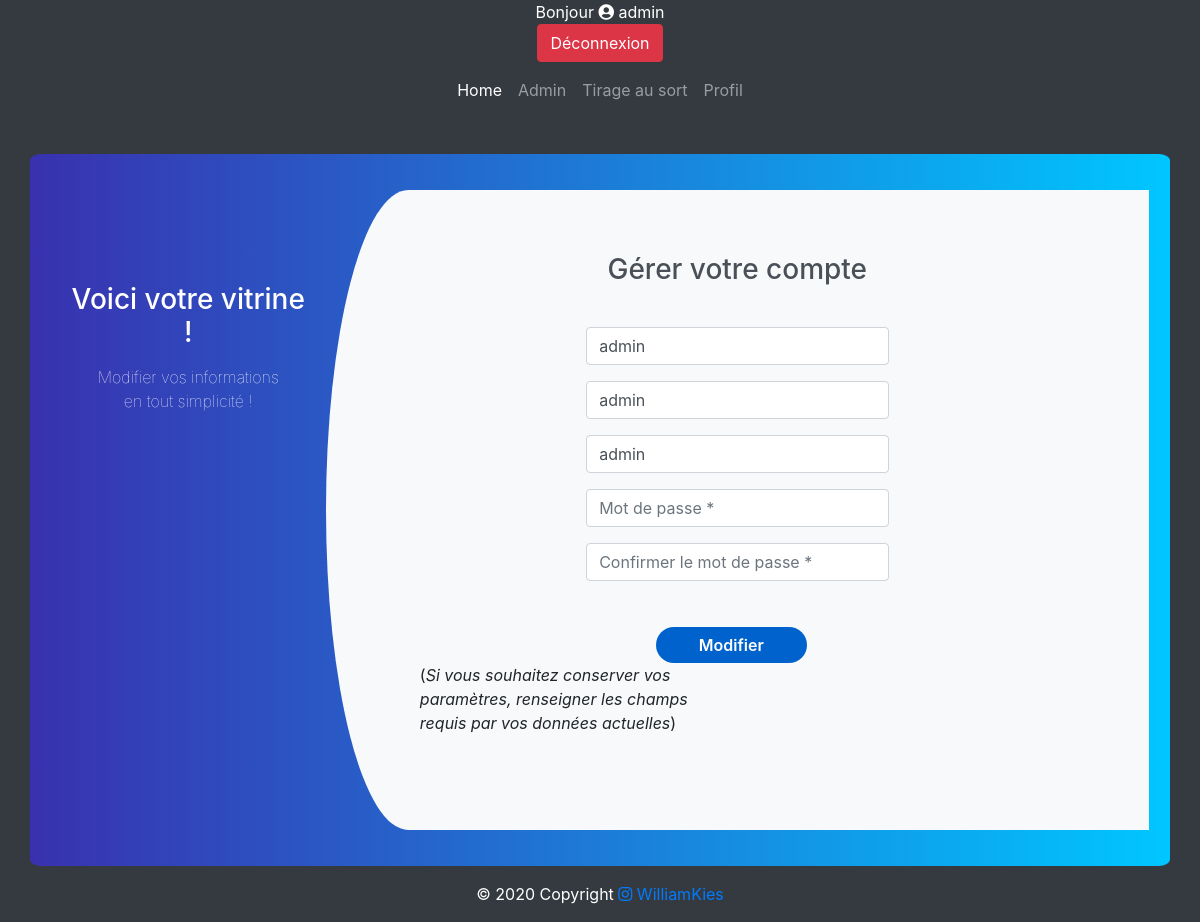
/php/profil.php (signed in), run on the app's committed database.
### tables this page shows
CREATE TABLE IF NOT EXISTS `utilisateurs` (
  `id` int(11) NOT NULL AUTO_INCREMENT,
  `login` varchar(255) NOT NULL,
  `prenom` varchar(255) NOT NULL,
  `nom` varchar(255) NOT NULL,
  `password` varchar(255) NOT NULL,
  PRIMARY KEY (`id`)
);

### php/profil.php (the view, shortened to what this page needs)
<?php
$db = mysqli_connect('localhost', 'root', '', 'moduleconnexion');
?>
<!DOCTYPE html>
<html lang="fr">
    <head>
        <link rel="stylesheet" href="../css/bootstrap.min.css">
        <link rel="stylesheet" href="../css/style.css">
        <link rel="stylesheet" href="../css/profil.css">
        <link rel="stylesheet" href="https://cdnjs.cloudflare.com/ajax/libs/font-awesome/5.15.1/css/all.min.css">
    </head>
    <body>
        <header>
            <section class="text-center container-fluid" style="background-color: #343a40; color: #fff;">
                <?php if (isset($_SESSION['id'])){ echo 'Bonjour <i class="fas fa-user-circle"></i> ' . $_SESSION['login'] . '<br /><form method="POST" action="profil.php"><input type="submit" name="logout" value="Déconnexion" class="btn btn-danger"></form>';} ?>
            </section>
            <nav class="navbar navbar-expand-lg navbar-dark bg-dark">
                <section class="container">
                    <section class="collapse navbar-collapse" id="leadUIDemoNav-3">
                        <ul class="navbar-nav mx-auto mt-2 mt-lg-0">
                            <li class="nav-item"><a class="nav-link active" href="../index.php">Home</a></li>
                            <?php
                                if (isset($_SESSION['id'])){
                                        if ($_SESSION['id'] == 1){
                                            echo '<li class="nav-item"><a class="nav-link" href="admin.php">Admin</a></li>';
                                        }
                                }
                            ?>
                            <li class="nav-item"><a class="nav-link" href="sort.php">Tirage au sort</a></li>
                            <li class="nav-item"><a class="nav-link" href="profil.php">Profil</a></li>
                        </ul>
                    </section>
                </section>
            </nav>
        </header>
        <main>
            <article>
                <?php
                    if (isset($_SESSION['id'])){
                        $session_id = $_SESSION['id'];
                        $get_info = mysqli_query($db, "SELECT login, prenom, nom FROM utilisateurs WHERE id = $session_id");
                        $row = mysqli_fetch_assoc($get_info);
                        $inputLogin = $row['login'];
                        $inputPrenom = $row['prenom'];
                        $inputNom = $row['nom'];
                        echo '
                        <form action="profil.php" method="post">
                        <section class="container modify">
                            <section class="row">
                                <section class="col-md-3 modify-left">
                                    <h3>Voici votre vitrine !</h3>
                                    <p>Modifier vos informations en tout simplicité !</p>
                                </section>
                                <section class="col-md-9 modify-right">
                                    <section class="tab-content" id="myTabContent">
                                        <section class="tab-pane fade show active" id="home" role="tabpanel" aria-labelledby="home-tab">
                                            <h3 class="modify-heading">Gérer votre compte</h3>
                                            <section class="row modify-form">
                                                <section class="col-md-6">
                                                    <section class="form-group">
                                                        <input type="text" class="form-control" name="newLogin" placeholder="Login *" value='."$inputLogin".' required>
                                                    </section>
                                                    <section class="form-group">
                                                        <input type="text" class="form-control" name="newPrenom" placeholder="Prénom *" value="'."$inputPrenom".'" required>
                                                    </section>
                                                    <section class="form-group">
                                                        <input type="text" class="form-control" name="newNom" placeholder="Nom *" value="'."$inputNom".'" required>
                                                    </section>
                                                    <section class="form-group">
                                                        <input type="password" class="form-control" name="newPassword" placeholder="Mot de passe *" required>
                                                    </section>
                                                    <section class="form-group">
                                                        <input type="password" class="form-control" name="newConfirmPassword" placeholder="Confirmer le mot de passe *" required>
                                                    </section>
                                                    <input type="submit" class="btnModify" name="modify"  value="Modifier">
                                                    <p>(<i>Si vous souhaitez conserver vos paramètres, renseigner les champs requis par vos données actuelles</i>)</p>
                                                </section>
                                            </section>
                                        </section>
                                    </section>
                                </section>
                            </section>
                        </section>
                    </form>';
                    }
                ?>
            </article>
        </main>
        <footer class="page-footer font-small">
            <section class="footer-copyright text-center py-3">© 2020 Copyright
                <a href="https://www.instagram.com/william_ksii/" target="_blank"><i class="fab fa-instagram"></i> WilliamKies</a>
            </section>
        </footer>
    </body>
</html>

### css/style.css (style rules this page uses)
* { margin: 0; padding: 0; box-sizing: border-box; }
html { scroll-behavior: smooth; }
.page-footer { background-color: #343a40; color: #fff; }

### css/profil.css (style rules this page uses)
* { margin: 0; padding: 0; box-sizing: border-box; }
html { scroll-behavior: smooth; }
body { background-color: #343a40; }
.modify { background: -webkit-linear-gradient(left, #3931af, #00c6ff); margin-top: 3%; padding: 3%; border-radius: 1%; }
.modify-left { text-align: center; color: #fff; margin-top: 4%; }
.modify-right { background: #f8f9fa; border-top-left-radius: 10% 50%; border-bottom-left-radius: 10% 50%; }
.modify-left p { font-weight: lighter; padding: 12%; margin-top: -9%; }
.modify .modify-form { padding: 10%; margin-top: 10%; }
.btnModify { margin-top: 10%; border: none; border-radius: 1.5rem; padding: 2%; background: #0062cc; color: #fff; font-weight: 600; width: 50%; cursor: pointer; margin-left: 78%; }
.modify-heading { text-align: center; margin-top: 8%; margin-bottom: -15%; color: #495057; }
.form-control { margin-left: 55%; }

### data on the page
utilisateurs: newLogin "admin", newPrenom "admin", newNom "admin"

### other printed values
$_SESSION['login'] "admin"
